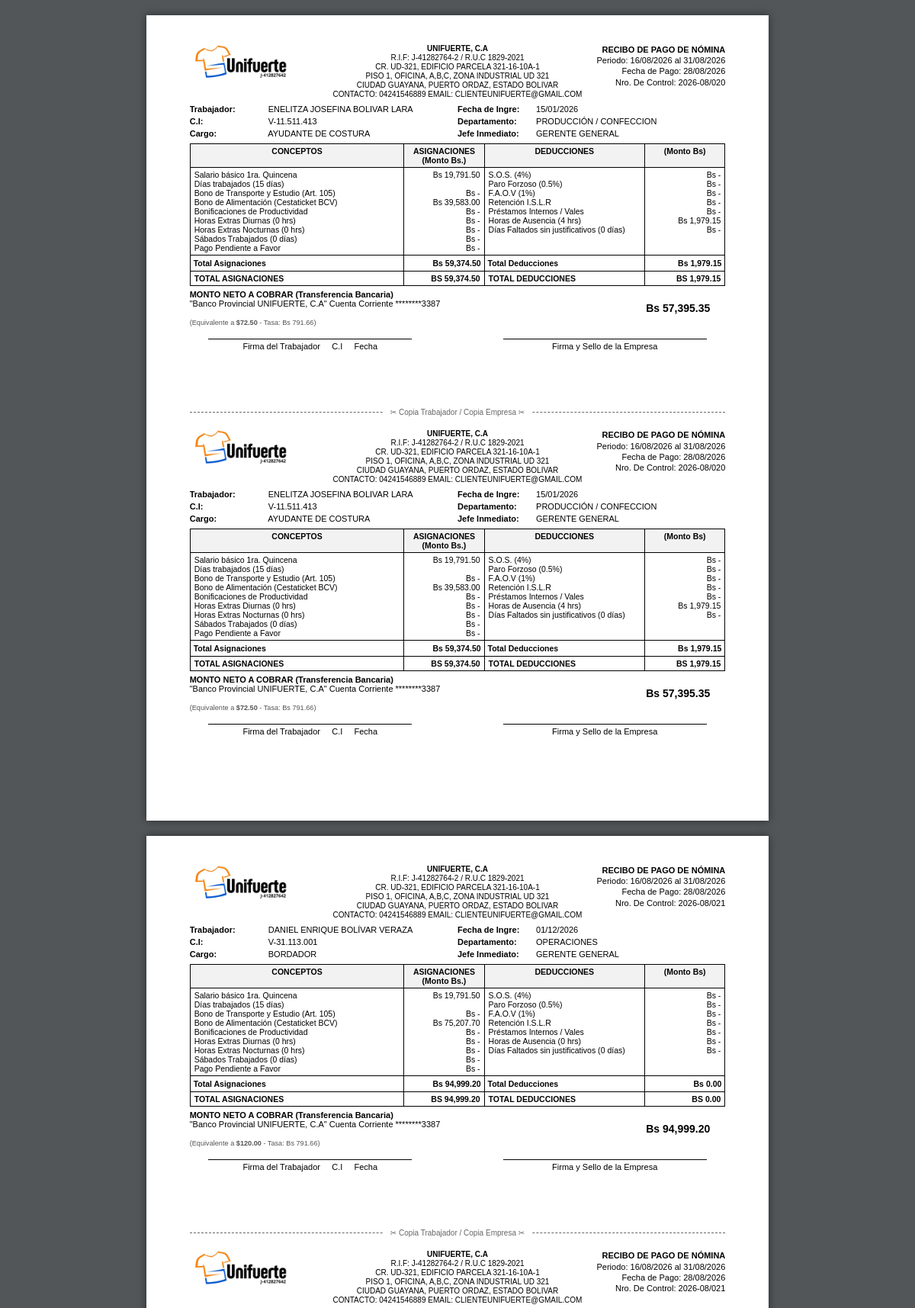
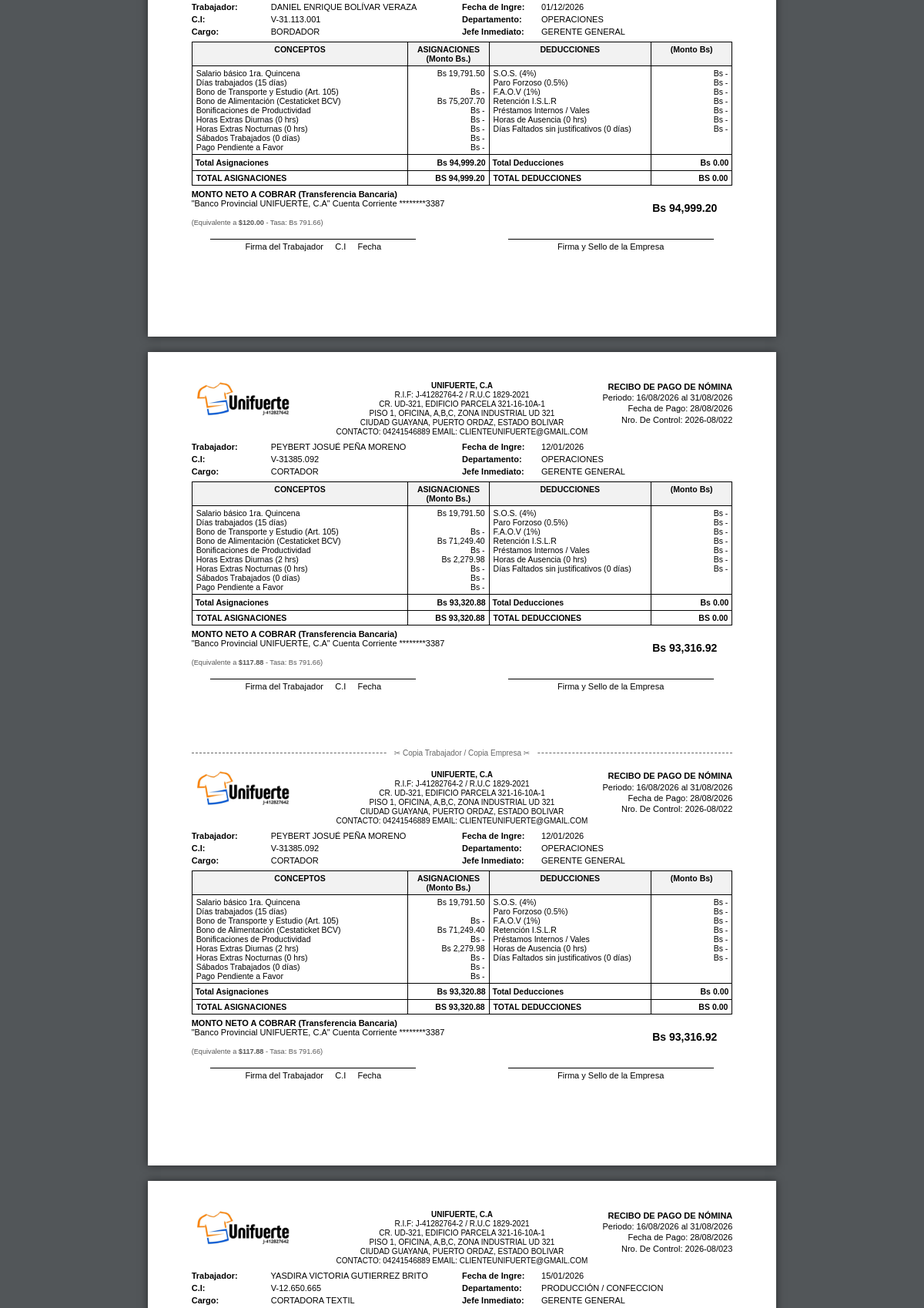
Page /Nomina/Pagos/imprimir_todos_recibos.php?id_lote=5 (signed in, upper part) on the committed database (2 pictures, top to bottom).
### tables this page shows
CREATE TABLE `nomina_pagos` (
  `id` int(11) NOT NULL,
  `id_lote` int(11) DEFAULT 0,
  `id_empleado` int(11) NOT NULL,
  `fecha_inicio_periodo` date NOT NULL,
  `fecha_fin_periodo` date NOT NULL,
  `fecha_pago` date NOT NULL,
  `salario_base_periodo` decimal(15,2) DEFAULT 0.00,
  `asignaciones_extras` decimal(15,2) DEFAULT 0.00,
  `deducciones` decimal(15,2) DEFAULT 0.00,
  `total_pagado` decimal(15,2) DEFAULT 0.00,
  `metodo_pago` varchar(50) DEFAULT NULL,
  `referencia` varchar(100) DEFAULT NULL,
  `comprobante_foto` varchar(255) DEFAULT NULL,
  `estado` varchar(20) DEFAULT 'Pagado',
  `fecha_registro` datetime DEFAULT current_timestamp(),
  `dias_falta` decimal(5,2) DEFAULT 0.00,
  `horas_falta` decimal(5,2) DEFAULT 0.00,
  `monto_descuento_faltas` decimal(15,2) DEFAULT 0.00,
  `tasa_bcv` decimal(15,4) DEFAULT 0.0000,
  `sueldo_quincena` decimal(15,2) DEFAULT 0.00,
  `cesta_ticket` decimal(15,2) DEFAULT 0.00,
  `bono_ayuda` decimal(15,2) DEFAULT 0.00,
  `total_percibir` decimal(15,2) DEFAULT 0.00,
  `salario_diario` decimal(15,4) DEFAULT 0.0000,
  `valor_hora` decimal(15,4) DEFAULT 0.0000,
  `qty_sabados` decimal(5,2) DEFAULT 0.00,
  `valor_sabados` decimal(15,2) DEFAULT 0.00,
  `qty_he_diurna` decimal(5,2) DEFAULT 0.00,
  `valor_he_diurna` decimal(15,2) DEFAULT 0.00,
  `qty_he_noct` decimal(5,2) DEFAULT 0.00,
  `valor_he_noct` decimal(15,2) DEFAULT 0.00,
  `bono_prod` decimal(15,2) DEFAULT 0.00,
  `pago_pendiente` decimal(15,2) DEFAULT 0.00,
  `total_asignaciones` decimal(15,2) DEFAULT 0.00,
  `monto_descuento_dias` decimal(15,2) DEFAULT 0.00,
  `monto_descuento_horas` decimal(15,2) DEFAULT 0.00,
  `vales` decimal(15,2) DEFAULT 0.00,
  `total_deducciones` decimal(15,2) DEFAULT 0.00,
  `pago_bs` decimal(15,2) DEFAULT 0.00
);

CREATE TABLE `nomina_empleados` (
  `id` int(11) NOT NULL,
  `cedula` varchar(50) NOT NULL,
  `nombre` varchar(100) NOT NULL,
  `apellido` varchar(100) NOT NULL,
  `telefono` varchar(50) DEFAULT NULL,
  `banco` varchar(100) DEFAULT NULL,
  `nro_cuenta` varchar(20) DEFAULT NULL,
  `cargo` varchar(100) DEFAULT NULL,
  `horario` int(11) DEFAULT 1,
  `departamento` varchar(100) DEFAULT NULL,
  `salario_base` decimal(15,2) DEFAULT 0.00,
  `tipo_moneda` varchar(10) DEFAULT 'USD',
  `frecuencia_pago` varchar(50) DEFAULT 'Quincenal' COMMENT 'Semanal, Quincenal, Mensual',
  `fecha_ingreso` date DEFAULT NULL,
  `estado` varchar(20) DEFAULT 'Activo' COMMENT 'Activo, Inactivo, Vacaciones',
  `fecha_registro` datetime DEFAULT current_timestamp(),
  `cesta_ticket` decimal(15,2) DEFAULT 0.00,
  `bonos` decimal(15,2) DEFAULT 0.00
);

### Nomina/Pagos/imprimir_todos_recibos.php (the view, shortened to what this page needs)
<?php
require_once '../../conexion.php';
$id_lote = intval($_GET['id_lote'] ?? 0);
$q = mysqli_query($conexion, "
    SELECT p.*, e.nombre, e.apellido, e.cedula, e.cargo, e.fecha_ingreso
    FROM nomina_pagos p
    INNER JOIN nomina_empleados e ON p.id_empleado = e.id
    WHERE p.id_lote = $id_lote
    ORDER BY e.cargo ASC, e.nombre ASC
");
?>
<!DOCTYPE html>
<html lang="es">
<head>
</head>
<body>
    <?php
    while ($pago = mysqli_fetch_assoc($q)):
        $periodo = date('d/m/Y', strtotime($pago['fecha_inicio_periodo'])) . ' al ' . date('d/m/Y', strtotime($pago['fecha_fin_periodo']));
        $fecha_pago = date('d/m/Y', strtotime($pago['fecha_pago']));
        $fecha_ingreso = date('d/m/Y', strtotime($pago['fecha_ingreso']));
        $nro_control = date('Y-m', strtotime($pago['fecha_pago'])) . '/' . sprintf("%03d", $pago['id']);
        $nombre_completo = mb_strtoupper($pago['nombre'] . ' ' . $pago['apellido'], 'UTF-8');
        $cargo = mb_strtoupper($pago['cargo'], 'UTF-8');
        $c = $cargo;
        if (strpos($c, 'GERENTE') !== false || strpos($c, 'PRESIDENTE') !== false || strpos($c, 'ADMINISTRA') !== false) {
            $departamento = 'ADMINISTRACION';
        } elseif (strpos($c, 'DISEÑO') !== false || strpos($c, 'DISENO') !== false || strpos($c, 'SISTEMA') !== false) {
            $departamento = 'SISTEMAS / DISEÑO';
        } elseif (strpos($c, 'COSTURERA') !== false || strpos($c, 'CORTE') !== false || strpos($c, 'CORTADORA') !== false || strpos($c, 'AYUDANTE') !== false) {
            $departamento = 'PRODUCCIÓN / CONFECCION';
        } else {
            $departamento = 'OPERACIONES';
        }
        $tasa_bcv = floatval($pago['tasa_bcv']);
        $sueldo_bs = round(floatval($pago['sueldo_quincena']) * $tasa_bcv, 2);
        $cesta_bs = round(floatval($pago['cesta_ticket']) * $tasa_bcv, 2);
        $bono_bs = round(floatval($pago['bono_ayuda']) * $tasa_bcv, 2);
        $he_diurna_bs = round(floatval($pago['valor_he_diurna']) * $tasa_bcv, 2);
        $he_noct_bs = round(floatval($pago['valor_he_noct']) * $tasa_bcv, 2);
        $sabados_bs = round(floatval($pago['valor_sabados']) * $tasa_bcv, 2);
        $bono_prod_bs = round(floatval($pago['bono_prod']) * $tasa_bcv, 2);
        $pago_pend_bs = round(floatval($pago['pago_pendiente']) * $tasa_bcv, 2);
        $desc_dias_bs = round(floatval($pago['monto_descuento_dias']) * $tasa_bcv, 2);
        $desc_horas_bs = round(floatval($pago['monto_descuento_horas']) * $tasa_bcv, 2);
        $vales_bs = round(floatval($pago['vales']) * $tasa_bcv, 2);
        $qty_sabados = floatval($pago['qty_sabados']);
        $qty_he_diurna = floatval($pago['qty_he_diurna']);
        $qty_he_noct = floatval($pago['qty_he_noct']);
        $dias_f = floatval($pago['dias_falta']);
        $horas_f = floatval($pago['horas_falta']);
        $dias_trabajados = 15 - $dias_f;
        $tot_asig_bs = round(floatval($pago['total_asignaciones']) * $tasa_bcv, 2);
        $tot_deduc_bs = round(floatval($pago['total_deducciones']) * $tasa_bcv, 2);
        $neto_bs = floatval($pago['pago_bs']);
        $neto_usd = floatval($pago['total_pagado']);
    ?>
    <div class="page">
        <?php for($i=0; $i<2; $i++): ?>
        <div class="recibo-container">
            <table class="header-table">
                <tr>
                    <td style="width: 25%;">
                        <img src="../../img/unifuerte.jpg" class="logo" alt="Unifuerte">
                    </td>
                    <td style="width: 50%;" class="empresa-info">
                        <strong>UNIFUERTE, C.A</strong><br>
                        R.I.F: J-41282764-2 / R.U.C 1829-2021<br>
                        CR. UD-321, EDIFICIO PARCELA 321-16-10A-1<br>
                        PISO 1, OFICINA, A,B,C, ZONA INDUSTRIAL UD 321<br>
                        CIUDAD GUAYANA, PUERTO ORDAZ, ESTADO BOLIVAR<br>
                        CONTACTO: 04241546889 EMAIL: CLIENTEUNIFUERTE@GMAIL.COM
                    </td>
                    <td style="width: 25%;" class="recibo-info">
                        <strong>RECIBO DE PAGO DE NÓMINA</strong><br>
                        Periodo: <?= $periodo ?><br>
                        Fecha de Pago: <?= $fecha_pago ?><br>
                        Nro. De Control: <?= $nro_control ?>
                    </td>
                </tr>
            </table>
            <table class="info-table">
                <tr>
                    <td style="width: 50%;"><strong>Trabajador:</strong> <?= $nombre_completo ?></td>
                    <td style="width: 50%;"><strong>Fecha de Ingre:</strong> <?= $fecha_ingreso ?></td>
                </tr>
                <tr>
                    <td><strong>C.I:</strong> <?= $pago['cedula'] ?></td>
                    <td><strong>Departamento:</strong> <?= $departamento ?></td>
                </tr>
                <tr>
                    <td><strong>Cargo:</strong> <?= $cargo ?></td>
                    <td><strong>Jefe Inmediato:</strong> GERENTE GENERAL</td>
                </tr>
            </table>
            <table class="data-table">
                <thead>
                    <tr>
                        <th class="col-conceptos">CONCEPTOS</th>
                        <th class="col-montos">ASIGNACIONES<br>(Monto Bs.)</th>
                        <th class="col-deducciones">DEDUCCIONES</th>
                        <th class="col-montos">(Monto Bs)</th>
                    </tr>
                </thead>
                <tbody>
                    <tr>
                        <td class="col-conceptos">
                            Salario básico 1ra. Quincena<br>
                            Días trabajados (<?= $dias_trabajados ?> días)<br>
                            Bono de Transporte y Estudio (Art. 105)<br>
                            Bono de Alimentación (Cestaticket BCV)<br>
                            Bonificaciones de Productividad<br>
                            Horas Extras Diurnas (<?= $qty_he_diurna ?> hrs)<br>
                            Horas Extras Nocturnas (<?= $qty_he_noct ?> hrs)<br>
                            Sábados Trabajados (<?= $qty_sabados ?> días)<br>
                            Pago Pendiente a Favor
                        </td>
                        <td class="col-montos">
                            <?= $sueldo_bs > 0 ? 'Bs ' . number_format($sueldo_bs, 2) : 'Bs -' ?><br>
                            <br>
                            <?= $bono_bs > 0 ? 'Bs ' . number_format($bono_bs, 2) : 'Bs -' ?><br>
                            <?= $cesta_bs > 0 ? 'Bs ' . number_format($cesta_bs, 2) : 'Bs -' ?><br>
                            <?= $bono_prod_bs > 0 ? 'Bs ' . number_format($bono_prod_bs, 2) : 'Bs -' ?><br>
                            <?= $he_diurna_bs > 0 ? 'Bs ' . number_format($he_diurna_bs, 2) : 'Bs -' ?><br>
                            <?= $he_noct_bs > 0 ? 'Bs ' . number_format($he_noct_bs, 2) : 'Bs -' ?><br>
                            <?= $sabados_bs > 0 ? 'Bs ' . number_format($sabados_bs, 2) : 'Bs -' ?><br>
                            <?= $pago_pend_bs > 0 ? 'Bs ' . number_format($pago_pend_bs, 2) : 'Bs -' ?>
                        </td>
                        <td class="col-deducciones">
                            S.O.S. (4%)<br>
                            Paro Forzoso (0.5%)<br>
                            F.A.O.V (1%)<br>
                            Retención I.S.L.R<br>
                            Préstamos Internos / Vales<br>
                            Horas de Ausencia (<?= $horas_f ?> hrs)<br>
                            Días Faltados sin justificativos (<?= $dias_f ?> días)
                        </td>
                        <td class="col-montos">
                            Bs -<br>
                            Bs -<br>
                            Bs -<br>
                            Bs -<br>
                            <?= $vales_bs > 0 ? 'Bs ' . number_format($vales_bs, 2) : 'Bs -' ?><br>
                            <?= $desc_horas_bs > 0 ? 'Bs ' . number_format($desc_horas_bs, 2) : 'Bs -' ?><br>
                            <?= $desc_dias_bs > 0 ? 'Bs ' . number_format($desc_dias_bs, 2) : 'Bs -' ?>
                        </td>
                    </tr>
                    <tr class="fila-totales">
                        <td>Total Asignaciones</td>
                        <td style="text-align: right;">Bs <?= number_format($tot_asig_bs, 2) ?></td>
                        <td>Total Deducciones</td>
                        <td style="text-align: right;">Bs <?= number_format($tot_deduc_bs, 2) ?></td>
                    </tr>
                    <tr class="fila-totales-final">
                        <td>TOTAL ASIGNACIONES</td>
                        <td style="text-align: right;">Bs <?= number_format($tot_asig_bs, 2) ?></td>
                        <td>TOTAL DEDUCCIONES</td>
                        <td style="text-align: right;">Bs <?= number_format($tot_deduc_bs, 2) ?></td>
                    </tr>
                </tbody>
            </table>
            <table class="footer-table">
                <tr>
                    <td style="width: 50%;">
                        <strong>MONTO NETO A COBRAR (Transferencia Bancaria)</strong><br>
                        "Banco Provincial UNIFUERTE, C.A" Cuenta Corriente ********3387<br><br>
                        <small style="color:#555;">(Equivalente a <strong>$<?= number_format($neto_usd, 2) ?></strong> - Tasa: Bs <?= number_format($tasa_bcv, 2) ?>)</small>
                    </td>
                    <td style="width: 50%; text-align: right; font-size: 14px; font-weight: bold; padding-right: 20px;">
                        Bs <?= number_format($neto_bs, 2) ?>
                    </td>
                </tr>
            </table>
            <table class="firmas-table">
                <tr>
                    <td style="width: 45%;">
                        <div class="linea-firma-container">
                            Firma del Trabajador &nbsp;&nbsp;&nbsp; C.I &nbsp;&nbsp;&nbsp; Fecha
                        </div>
                    </td>
                    <td style="width: 10%;"></td>
                    <td style="width: 45%;">
                        <div class="linea-firma-container">
                            <span class="texto-firma">Firma y Sello de la Empresa</span>
                        </div>
                    </td>
                </tr>
            </table>
        </div>
        <?php if($i == 0): ?>
            <div class="linea-corte"></div>
        <?php endif; ?>
        <?php endfor; ?>
    </div>
    <?php endwhile; ?>
</body>
</html>

### Nomina/Pagos/imprimir_todos_recibos.php (style rules this page uses)
body { font-family: Arial, sans-serif; font-size: 11px; background-color: #525659; margin: 0; padding: 20px; }
.page { width: 21.59cm; height: 27.94cm; background: #fff; margin: 0 auto 20px auto; padding: 1cm 1.5cm; box-shadow: 0 0 10px rgba(0,0,0,0.5); box-sizing: border-box; page-break-after: always; page-break-inside: avoid; }
.recibo-container { width: 100%; height: 12.5cm; margin-bottom: 0px; padding-bottom: 5px; box-sizing: border-box; overflow: hidden; }
.linea-corte { border-top: 1px dashed #666; margin: 10px 0; position: relative; text-align: center; }
.linea-corte::after { content: '✂ Copia Trabajador / Copia Empresa ✂'; background: #fff; padding: 0 10px; color: #666; font-size: 10px; position: relative; top: -7px; }
.header-table { width: 100%; margin-bottom: 5px; border-collapse: collapse; }
.header-table td { vertical-align: top; border: none; padding: 0; }
.logo { max-width: 140px; max-height: 55px; object-fit: contain; }
.empresa-info { text-align: center; font-size: 10px; line-height: 1.2; }
.recibo-info { text-align: right; font-size: 11px; line-height: 1.3; }
.info-table { width: 100%; font-size: 11px; margin-bottom: 5px; border-collapse: collapse; }
.info-table td { border: none; padding: 2px 0; }
.info-table strong { display: inline-block; width: 100px; }
.data-table { width: 100%; border-collapse: collapse; font-size: 10.5px; margin-bottom: 5px; }
.data-table th, .data-table td { border: 1px solid #000; padding: 3px 5px; }
.data-table th { text-align: center; font-weight: bold; background-color: #f2f2f2; }
.col-conceptos { width: 40%; vertical-align: top; }
.col-montos { width: 15%; vertical-align: top; text-align: right; }
.col-deducciones { width: 30%; vertical-align: top; }
.fila-totales { font-weight: bold; }
.fila-totales td { padding: 4px; }
.fila-totales-final { font-weight: bold; text-transform: uppercase; }
.footer-table { width: 100%; margin-top: 5px; font-size: 11px; border-collapse: collapse; }
.footer-table td { vertical-align: middle; border: none; padding: 0; }
.firmas-table { width: 100%; margin-top: 15px; text-align: center; font-size: 11px; border-collapse: collapse; }
.firmas-table td { border: none; vertical-align: bottom; }
.linea-firma-container { position: relative; display: inline-block; width: 85%; padding-top: 3px; border-top: 1px solid #000; }
.texto-firma { position: relative; z-index: 2; background-color: rgba(255,255,255,0.7); padding: 2px 5px; }

### rows in the picture
nomina_pagos: periodo "16/08/2026 al 31/08/2026", fecha_pago "28/08/2026", nro_control "2026-08/020", id_empleado.apellido "ENELITZA JOSEFINA BOLIVAR LARA", id_empleado.fecha_ingreso "15/01/2026", id_empleado.cedula "V-11.511.413", id_empleado.cargo "PRODUCCIÓN / CONFECCION", id_empleado.cargo "AYUDANTE DE COSTURA", dias_falta "15", qty_he_diurna "0", qty_he_noct "0", qty_sabados "0", sueldo_bs "19,791.50", bono_ayuda "Bs -", cesta_bs "39,583.00", bono_prod "Bs -", valor_he_diurna "Bs -", valor_he_noct "Bs -", valor_sabados "Bs -", pago_pendiente "Bs -", horas_falta "4", dias_falta "0", vales "Bs -", desc_horas_bs "1,979.15", monto_descuento_dias "Bs -", tot_asig_bs "59,374.50", tot_deduc_bs "1,979.15", total_pagado "72.50", tasa_bcv "791.66", pago_bs "57,395.35"
nomina_pagos: periodo "16/08/2026 al 31/08/2026", fecha_pago "28/08/2026", nro_control "2026-08/021", id_empleado.apellido "DANIEL ENRIQUE BOLÍVAR VERAZA", id_empleado.fecha_ingreso "01/12/2026", id_empleado.cedula "V-31.113.001", id_empleado.cargo "OPERACIONES", id_empleado.cargo "BORDADOR", dias_falta "15", qty_he_diurna "0", qty_he_noct "0", qty_sabados "0", sueldo_bs "19,791.50", bono_ayuda "Bs -", cesta_bs "75,207.70", bono_prod "Bs -", valor_he_diurna "Bs -", valor_he_noct "Bs -", valor_sabados "Bs -", pago_pendiente "Bs -", horas_falta "0", dias_falta "0", vales "Bs -", monto_descuento_horas "Bs -", monto_descuento_dias "Bs -", tot_asig_bs "94,999.20", total_deducciones "0.00", total_pagado "120.00", tasa_bcv "791.66", pago_bs "94,999.20"
nomina_pagos: periodo "16/08/2026 al 31/08/2026", fecha_pago "28/08/2026", nro_control "2026-08/022", id_empleado.apellido "PEYBERT JOSUÉ PEÑA MORENO", id_empleado.fecha_ingreso "12/01/2026", id_empleado.cedula "V-31385.092", id_empleado.cargo "OPERACIONES", id_empleado.cargo "CORTADOR", dias_falta "15", qty_he_diurna "2", qty_he_noct "0", qty_sabados "0", sueldo_bs "19,791.50", bono_ayuda "Bs -", cesta_bs "71,249.40", bono_prod "Bs -", he_diurna_bs "2,279.98", valor_he_noct "Bs -", valor_sabados "Bs -", pago_pendiente "Bs -", horas_falta "0", dias_falta "0", vales "Bs -", monto_descuento_horas "Bs -", monto_descuento_dias "Bs -", tot_asig_bs "93,320.88", total_deducciones "0.00", total_pagado "117.88", tasa_bcv "791.66", pago_bs "93,316.92"
nomina_pagos: periodo "16/08/2026 al 31/08/2026", fecha_pago "28/08/2026", nro_control "2026-08/023", id_empleado.apellido "YASDIRA VICTORIA GUTIERREZ BRITO", id_empleado.fecha_ingreso "15/01/2026", id_empleado.cedula "V-12.650.665", id_empleado.cargo "PRODUCCIÓN / CONFECCION", id_empleado.cargo "CORTADORA TEXTIL"
